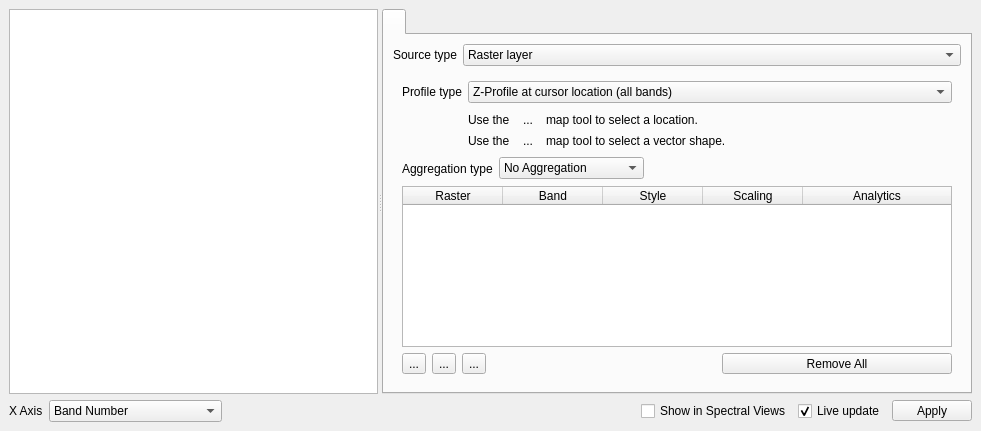
<?xml version="1.0" encoding="UTF-8"?>
<ui version="4.0">
 <class>timeManager</class>
 <widget class="QDockWidget" name="timeManager">
  <property name="geometry">
   <rect>
    <x>0</x>
    <y>0</y>
    <width>981</width>
    <height>431</height>
   </rect>
  </property>
  <property name="sizePolicy">
   <sizepolicy hsizetype="Preferred" vsizetype="Preferred">
    <horstretch>0</horstretch>
    <verstretch>0</verstretch>
   </sizepolicy>
  </property>
  <property name="minimumSize">
   <size>
    <width>744</width>
    <height>401</height>
   </size>
  </property>
  <property name="floating">
   <bool>false</bool>
  </property>
  <property name="windowTitle">
   <string>Profile Analytics</string>
  </property>
  <widget class="QWidget" name="dockWidgetContents">
   <property name="sizePolicy">
    <sizepolicy hsizetype="Preferred" vsizetype="Preferred">
     <horstretch>0</horstretch>
     <verstretch>0</verstretch>
    </sizepolicy>
   </property>
   <layout class="QVBoxLayout" name="verticalLayout_4">
    <item>
     <widget class="QSplitter" name="splitter_2">
      <property name="orientation">
       <enum>Qt::Horizontal</enum>
      </property>
      <widget class="QWidget" name="layoutWidget">
       <layout class="QVBoxLayout" name="verticalLayout_5">
        <property name="bottomMargin">
         <number>0</number>
        </property>
        <item>
         <widget class="GraphicsLayoutWidget" name="mGraphicsLayoutWidget"/>
        </item>
       </layout>
      </widget>
      <widget class="QTabWidget" name="mTabWidget">
       <property name="toolTip">
        <string/>
       </property>
       <property name="tabPosition">
        <enum>QTabWidget::North</enum>
       </property>
       <property name="currentIndex">
        <number>0</number>
       </property>
       <property name="iconSize">
        <size>
         <width>24</width>
         <height>24</height>
        </size>
       </property>
       <property name="elideMode">
        <enum>Qt::ElideLeft</enum>
       </property>
       <property name="documentMode">
        <bool>false</bool>
       </property>
       <property name="tabBarAutoHide">
        <bool>false</bool>
       </property>
       <widget class="QWidget" name="Data">
        <attribute name="icon">
         <iconset>
          <normaloff>:/images/themes/default/mActionOpenTable.svg</normaloff>:/images/themes/default/mActionOpenTable.svg</iconset>
        </attribute>
        <attribute name="title">
         <string/>
        </attribute>
        <attribute name="toolTip">
         <string>Data</string>
        </attribute>
        <layout class="QVBoxLayout" name="verticalLayout">
         <item>
          <layout class="QHBoxLayout" name="horizontalLayout_4">
           <item>
            <widget class="QLabel" name="label">
             <property name="sizePolicy">
              <sizepolicy hsizetype="Fixed" vsizetype="Preferred">
               <horstretch>0</horstretch>
               <verstretch>0</verstretch>
              </sizepolicy>
             </property>
             <property name="text">
              <string>Source type</string>
             </property>
            </widget>
           </item>
           <item>
            <widget class="QComboBox" name="mSourceType">
             <property name="currentIndex">
              <number>0</number>
             </property>
             <item>
              <property name="text">
               <string>Raster layer</string>
              </property>
             </item>
             <item>
              <property name="text">
               <string>GEE Time Series Explorer</string>
              </property>
             </item>
            </widget>
           </item>
          </layout>
         </item>
         <item>
          <widget class="QStackedWidget" name="stackedWidget">
           <property name="currentIndex">
            <number>0</number>
           </property>
           <widget class="QWidget" name="page">
            <layout class="QVBoxLayout" name="verticalLayout_2">
             <item>
              <layout class="QFormLayout" name="formLayout">
               <item row="0" column="0">
                <widget class="QLabel" name="label_3">
                 <property name="sizePolicy">
                  <sizepolicy hsizetype="Fixed" vsizetype="Preferred">
                   <horstretch>0</horstretch>
                   <verstretch>0</verstretch>
                  </sizepolicy>
                 </property>
                 <property name="text">
                  <string>Profile type</string>
                 </property>
                </widget>
               </item>
               <item row="0" column="1">
                <widget class="QComboBox" name="mRasterProfileType">
                 <item>
                  <property name="text">
                   <string>Z-Profile at cursor location (all bands)</string>
                  </property>
                 </item>
                 <item>
                  <property name="text">
                   <string>X-Profile at cursor location (single band)</string>
                  </property>
                 </item>
                 <item>
                  <property name="text">
                   <string>Y-Profile at cursor location (single band)</string>
                  </property>
                 </item>
                 <item>
                  <property name="text">
                   <string>Profile along selected vector-line (single band)</string>
                  </property>
                 </item>
                 <item>
                  <property name="text">
                   <string>Z-Profile over a polygon (all bands)</string>
                  </property>
                 </item>
                </widget>
               </item>
               <item row="1" column="1">
                <layout class="QVBoxLayout" name="verticalLayout_9">
                 <property name="spacing">
                  <number>0</number>
                 </property>
                 <item>
                  <widget class="QWidget" name="mTip1" native="true">
                   <layout class="QVBoxLayout" name="verticalLayout_10">
                    <property name="leftMargin">
                     <number>0</number>
                    </property>
                    <property name="topMargin">
                     <number>0</number>
                    </property>
                    <property name="rightMargin">
                     <number>0</number>
                    </property>
                    <property name="bottomMargin">
                     <number>0</number>
                    </property>
                    <item>
                     <layout class="QHBoxLayout" name="horizontalLayout_7">
                      <item>
                       <widget class="QLabel" name="label_10">
                        <property name="sizePolicy">
                         <sizepolicy hsizetype="Fixed" vsizetype="Preferred">
                          <horstretch>0</horstretch>
                          <verstretch>0</verstretch>
                         </sizepolicy>
                        </property>
                        <property name="text">
                         <string>Use the</string>
                        </property>
                       </widget>
                      </item>
                      <item>
                       <widget class="QToolButton" name="toolButton_4">
                        <property name="text">
                         <string>...</string>
                        </property>
                        <property name="icon">
                         <iconset>
                          <normaloff>:/qps/ui/icons/select_location.svg</normaloff>:/qps/ui/icons/select_location.svg</iconset>
                        </property>
                        <property name="autoRaise">
                         <bool>true</bool>
                        </property>
                       </widget>
                      </item>
                      <item>
                       <widget class="QLabel" name="label_11">
                        <property name="sizePolicy">
                         <sizepolicy hsizetype="Fixed" vsizetype="Preferred">
                          <horstretch>0</horstretch>
                          <verstretch>0</verstretch>
                         </sizepolicy>
                        </property>
                        <property name="text">
                         <string>map tool to select a location.</string>
                        </property>
                       </widget>
                      </item>
                      <item>
                       <spacer name="horizontalSpacer_6">
                        <property name="orientation">
                         <enum>Qt::Horizontal</enum>
                        </property>
                        <property name="sizeHint" stdset="0">
                         <size>
                          <width>1</width>
                          <height>20</height>
                         </size>
                        </property>
                       </spacer>
                      </item>
                     </layout>
                    </item>
                   </layout>
                  </widget>
                 </item>
                 <item>
                  <widget class="QWidget" name="mTip2" native="true">
                   <layout class="QVBoxLayout" name="verticalLayout_11">
                    <property name="leftMargin">
                     <number>0</number>
                    </property>
                    <property name="topMargin">
                     <number>0</number>
                    </property>
                    <property name="rightMargin">
                     <number>0</number>
                    </property>
                    <property name="bottomMargin">
                     <number>0</number>
                    </property>
                    <item>
                     <layout class="QHBoxLayout" name="horizontalLayout_8">
                      <item>
                       <widget class="QLabel" name="label_12">
                        <property name="sizePolicy">
                         <sizepolicy hsizetype="Fixed" vsizetype="Preferred">
                          <horstretch>0</horstretch>
                          <verstretch>0</verstretch>
                         </sizepolicy>
                        </property>
                        <property name="text">
                         <string>Use the</string>
                        </property>
                       </widget>
                      </item>
                      <item>
                       <widget class="QToolButton" name="toolButton_5">
                        <property name="text">
                         <string>...</string>
                        </property>
                        <property name="icon">
                         <iconset>
                          <normaloff>:/images/themes/default/mActionSelectRectangle.svg</normaloff>:/images/themes/default/mActionSelectRectangle.svg</iconset>
                        </property>
                        <property name="autoRaise">
                         <bool>true</bool>
                        </property>
                       </widget>
                      </item>
                      <item>
                       <widget class="QLabel" name="label_13">
                        <property name="sizePolicy">
                         <sizepolicy hsizetype="Fixed" vsizetype="Preferred">
                          <horstretch>0</horstretch>
                          <verstretch>0</verstretch>
                         </sizepolicy>
                        </property>
                        <property name="text">
                         <string>map tool to select a vector shape.</string>
                        </property>
                       </widget>
                      </item>
                      <item>
                       <spacer name="horizontalSpacer_7">
                        <property name="orientation">
                         <enum>Qt::Horizontal</enum>
                        </property>
                        <property name="sizeHint" stdset="0">
                         <size>
                          <width>1</width>
                          <height>20</height>
                         </size>
                        </property>
                       </spacer>
                      </item>
                     </layout>
                    </item>
                   </layout>
                  </widget>
                 </item>
                </layout>
               </item>
              </layout>
             </item>
             <item>
              <layout class="QHBoxLayout" name="horizontalLayout_3">
               <item>
                <widget class="QLabel" name="label_4">
                 <property name="sizePolicy">
                  <sizepolicy hsizetype="Fixed" vsizetype="Preferred">
                   <horstretch>0</horstretch>
                   <verstretch>0</verstretch>
                  </sizepolicy>
                 </property>
                 <property name="text">
                  <string>Aggregation type</string>
                 </property>
                </widget>
               </item>
               <item>
                <widget class="QComboBox" name="mAggregationType">
                 <item>
                  <property name="text">
                   <string>No Aggregation</string>
                  </property>
                 </item>
                 <item>
                  <property name="text">
                   <string>Pixel Grid at Location</string>
                  </property>
                 </item>
                 <item>
                  <property name="text">
                   <string>Buffer at Location</string>
                  </property>
                 </item>
                </widget>
               </item>
               <item>
                <widget class="QStackedWidget" name="stackedWidget_2">
                 <property name="currentIndex">
                  <number>0</number>
                 </property>
                 <widget class="QWidget" name="page_3"/>
                 <widget class="QWidget" name="page_4">
                  <layout class="QVBoxLayout" name="verticalLayout_3">
                   <property name="leftMargin">
                    <number>0</number>
                   </property>
                   <property name="topMargin">
                    <number>0</number>
                   </property>
                   <property name="rightMargin">
                    <number>0</number>
                   </property>
                   <property name="bottomMargin">
                    <number>0</number>
                   </property>
                   <item>
                    <widget class="QgsMapLayerComboBox" name="mPixelGrid"/>
                   </item>
                  </layout>
                 </widget>
                 <widget class="QWidget" name="page_5">
                  <layout class="QVBoxLayout" name="verticalLayout_6">
                   <property name="leftMargin">
                    <number>0</number>
                   </property>
                   <property name="topMargin">
                    <number>0</number>
                   </property>
                   <property name="rightMargin">
                    <number>0</number>
                   </property>
                   <property name="bottomMargin">
                    <number>0</number>
                   </property>
                   <item>
                    <layout class="QHBoxLayout" name="horizontalLayout_5">
                     <item>
                      <widget class="QDoubleSpinBox" name="mBuffer">
                       <property name="maximum">
                        <double>100000000000000007629769841091887003294964970946560.000000000000000</double>
                       </property>
                       <property name="stepType">
                        <enum>QAbstractSpinBox::AdaptiveDecimalStepType</enum>
                       </property>
                      </widget>
                     </item>
                     <item>
                      <widget class="QLabel" name="label_5">
                       <property name="sizePolicy">
                        <sizepolicy hsizetype="Fixed" vsizetype="Preferred">
                         <horstretch>0</horstretch>
                         <verstretch>0</verstretch>
                        </sizepolicy>
                       </property>
                       <property name="text">
                        <string>Meter</string>
                       </property>
                      </widget>
                     </item>
                    </layout>
                   </item>
                  </layout>
                 </widget>
                </widget>
               </item>
              </layout>
             </item>
             <item>
              <widget class="QTableWidget" name="mRasterTable">
               <attribute name="horizontalHeaderDefaultSectionSize">
                <number>100</number>
               </attribute>
               <attribute name="horizontalHeaderStretchLastSection">
                <bool>true</bool>
               </attribute>
               <column>
                <property name="text">
                 <string>Raster</string>
                </property>
               </column>
               <column>
                <property name="text">
                 <string>Band</string>
                </property>
               </column>
               <column>
                <property name="text">
                 <string>Style</string>
                </property>
               </column>
               <column>
                <property name="text">
                 <string>Scaling</string>
                </property>
               </column>
               <column>
                <property name="text">
                 <string>Analytics</string>
                </property>
               </column>
              </widget>
             </item>
             <item>
              <layout class="QHBoxLayout" name="horizontalLayout">
               <item>
                <widget class="QToolButton" name="mAddRaster">
                 <property name="text">
                  <string>...</string>
                 </property>
                 <property name="icon">
                  <iconset>
                   <normaloff>:/images/themes/default/symbologyAdd.svg</normaloff>:/images/themes/default/symbologyAdd.svg</iconset>
                 </property>
                 <property name="popupMode">
                  <enum>QToolButton::InstantPopup</enum>
                 </property>
                 <property name="arrowType">
                  <enum>Qt::NoArrow</enum>
                 </property>
                </widget>
               </item>
               <item>
                <widget class="QToolButton" name="mRemoveRaster">
                 <property name="text">
                  <string>...</string>
                 </property>
                 <property name="icon">
                  <iconset>
                   <normaloff>:/images/themes/default/symbologyRemove.svg</normaloff>:/images/themes/default/symbologyRemove.svg</iconset>
                 </property>
                 <property name="popupMode">
                  <enum>QToolButton::InstantPopup</enum>
                 </property>
                 <property name="arrowType">
                  <enum>Qt::NoArrow</enum>
                 </property>
                </widget>
               </item>
               <item>
                <widget class="QToolButton" name="mEditUserFunction">
                 <property name="text">
                  <string>...</string>
                 </property>
                 <property name="icon">
                  <iconset>
                   <normaloff>:/images/themes/default/console/iconShowEditorConsole.svg</normaloff>:/images/themes/default/console/iconShowEditorConsole.svg</iconset>
                 </property>
                 <property name="popupMode">
                  <enum>QToolButton::InstantPopup</enum>
                 </property>
                 <property name="arrowType">
                  <enum>Qt::NoArrow</enum>
                 </property>
                </widget>
               </item>
               <item>
                <spacer name="horizontalSpacer_2">
                 <property name="orientation">
                  <enum>Qt::Horizontal</enum>
                 </property>
                 <property name="sizeHint" stdset="0">
                  <size>
                   <width>1</width>
                   <height>20</height>
                  </size>
                 </property>
                </spacer>
               </item>
               <item>
                <widget class="QToolButton" name="mRemoveAllRaster">
                 <property name="sizePolicy">
                  <sizepolicy hsizetype="Expanding" vsizetype="Fixed">
                   <horstretch>0</horstretch>
                   <verstretch>0</verstretch>
                  </sizepolicy>
                 </property>
                 <property name="text">
                  <string>Remove All</string>
                 </property>
                </widget>
               </item>
              </layout>
             </item>
            </layout>
           </widget>
           <widget class="QWidget" name="page_2">
            <layout class="QVBoxLayout" name="verticalLayout_7">
             <item>
              <widget class="QToolButton" name="mGeeRefresh">
               <property name="text">
                <string>Connect</string>
               </property>
              </widget>
             </item>
             <item>
              <layout class="QHBoxLayout" name="mGeeCollectionGroup">
               <item>
                <widget class="QLabel" name="mGeeCollectionTitleLabel">
                 <property name="sizePolicy">
                  <sizepolicy hsizetype="Fixed" vsizetype="Preferred">
                   <horstretch>0</horstretch>
                   <verstretch>0</verstretch>
                  </sizepolicy>
                 </property>
                 <property name="text">
                  <string>Collection</string>
                 </property>
                </widget>
               </item>
               <item>
                <widget class="QLineEdit" name="mGeeCollectionTitle">
                 <property name="enabled">
                  <bool>false</bool>
                 </property>
                 <property name="text">
                  <string>Landsat 8</string>
                 </property>
                 <property name="readOnly">
                  <bool>true</bool>
                 </property>
                </widget>
               </item>
              </layout>
             </item>
             <item>
              <widget class="QTableWidget" name="mGeeRasterTable">
               <attribute name="horizontalHeaderDefaultSectionSize">
                <number>100</number>
               </attribute>
               <attribute name="horizontalHeaderStretchLastSection">
                <bool>true</bool>
               </attribute>
               <column>
                <property name="text">
                 <string>Band</string>
                </property>
               </column>
               <column>
                <property name="text">
                 <string>Style</string>
                </property>
               </column>
               <column>
                <property name="text">
                 <string>Scaling</string>
                </property>
               </column>
               <column>
                <property name="text">
                 <string>Analytics</string>
                </property>
               </column>
              </widget>
             </item>
            </layout>
           </widget>
          </widget>
         </item>
        </layout>
       </widget>
      </widget>
     </widget>
    </item>
    <item>
     <layout class="QHBoxLayout" name="horizontalLayout_2">
      <item>
       <widget class="QLabel" name="label_2">
        <property name="sizePolicy">
         <sizepolicy hsizetype="Fixed" vsizetype="Preferred">
          <horstretch>0</horstretch>
          <verstretch>0</verstretch>
         </sizepolicy>
        </property>
        <property name="text">
         <string>X Axis</string>
        </property>
       </widget>
      </item>
      <item>
       <widget class="QComboBox" name="mXUnit">
        <item>
         <property name="text">
          <string>Band Number</string>
         </property>
        </item>
        <item>
         <property name="text">
          <string>Wavelength (nanometers)</string>
         </property>
        </item>
        <item>
         <property name="text">
          <string>Date Time (decimal years)</string>
         </property>
        </item>
       </widget>
      </item>
      <item>
       <spacer name="horizontalSpacer">
        <property name="orientation">
         <enum>Qt::Horizontal</enum>
        </property>
        <property name="sizeHint" stdset="0">
         <size>
          <width>40</width>
          <height>20</height>
         </size>
        </property>
       </spacer>
      </item>
      <item>
       <widget class="QCheckBox" name="mShowInSpectralView">
        <property name="toolTip">
         <string>Whether to auto-apply styling.</string>
        </property>
        <property name="text">
         <string>Show in Spectral Views</string>
        </property>
        <property name="checked">
         <bool>false</bool>
        </property>
       </widget>
      </item>
      <item>
       <widget class="QCheckBox" name="mLiveUpdate">
        <property name="toolTip">
         <string>Whether to auto-apply styling.</string>
        </property>
        <property name="text">
         <string>Live update</string>
        </property>
        <property name="checked">
         <bool>true</bool>
        </property>
       </widget>
      </item>
      <item>
       <widget class="QToolButton" name="mApply">
        <property name="sizePolicy">
         <sizepolicy hsizetype="Fixed" vsizetype="Fixed">
          <horstretch>0</horstretch>
          <verstretch>0</verstretch>
         </sizepolicy>
        </property>
        <property name="minimumSize">
         <size>
          <width>80</width>
          <height>0</height>
         </size>
        </property>
        <property name="toolTip">
         <string>Apply style.</string>
        </property>
        <property name="text">
         <string>Apply</string>
        </property>
       </widget>
      </item>
     </layout>
    </item>
   </layout>
  </widget>
 </widget>
 <customwidgets>
  <customwidget>
   <class>QgsMapLayerComboBox</class>
   <extends>QComboBox</extends>
   <header>qgsmaplayercombobox.h</header>
  </customwidget>
  <customwidget>
   <class>GraphicsLayoutWidget</class>
   <extends>QGraphicsView</extends>
   <header>enmapbox.qgispluginsupport.qps.pyqtgraph.pyqtgraph</header>
  </customwidget>
 </customwidgets>
 <resources>
  <include location="../../../../QGIS3-master/images/images.qrc"/>
 </resources>
 <connections>
  <connection>
   <sender>mAggregationType</sender>
   <signal>currentIndexChanged(int)</signal>
   <receiver>stackedWidget_2</receiver>
   <slot>setCurrentIndex(int)</slot>
   <hints>
    <hint type="sourcelabel">
     <x>609</x>
     <y>213</y>
    </hint>
    <hint type="destinationlabel">
     <x>739</x>
     <y>204</y>
    </hint>
   </hints>
  </connection>
  <connection>
   <sender>mSourceType</sender>
   <signal>currentIndexChanged(int)</signal>
   <receiver>stackedWidget</receiver>
   <slot>setCurrentIndex(int)</slot>
   <hints>
    <hint type="sourcelabel">
     <x>903</x>
     <y>86</y>
    </hint>
    <hint type="destinationlabel">
     <x>952</x>
     <y>111</y>
    </hint>
   </hints>
  </connection>
 </connections>
</ui>
